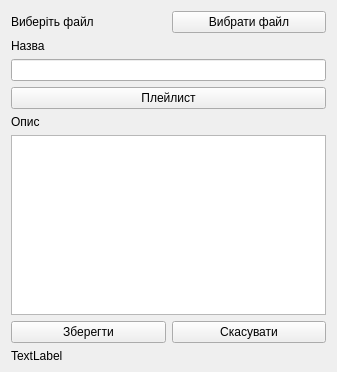
<?xml version="1.0" encoding="UTF-8"?>
<ui version="4.0">
 <class>Form</class>
 <widget class="QWidget" name="Form">
  <property name="geometry">
   <rect>
    <x>0</x>
    <y>0</y>
    <width>337</width>
    <height>372</height>
   </rect>
  </property>
  <property name="windowTitle">
   <string/>
  </property>
  <layout class="QVBoxLayout" name="verticalLayout_3">
   <property name="bottomMargin">
    <number>9</number>
   </property>
   <item>
    <layout class="QHBoxLayout" name="horizontalLayout">
     <item>
      <widget class="QLabel" name="file_name">
       <property name="text">
        <string>Виберіть файл</string>
       </property>
      </widget>
     </item>
     <item>
      <widget class="QPushButton" name="select_file">
       <property name="text">
        <string>Вибрати файл</string>
       </property>
      </widget>
     </item>
    </layout>
   </item>
   <item>
    <layout class="QVBoxLayout" name="verticalLayout">
     <item>
      <widget class="QLabel" name="label_2">
       <property name="text">
        <string>Назва</string>
       </property>
      </widget>
     </item>
     <item>
      <widget class="QLineEdit" name="title"/>
     </item>
    </layout>
   </item>
   <item>
    <widget class="QPushButton" name="select_playlist">
     <property name="text">
      <string>Плейлист</string>
     </property>
    </widget>
   </item>
   <item>
    <layout class="QVBoxLayout" name="verticalLayout_2">
     <item>
      <widget class="QLabel" name="label_3">
       <property name="text">
        <string>Опис</string>
       </property>
      </widget>
     </item>
     <item>
      <widget class="QTextEdit" name="description"/>
     </item>
    </layout>
   </item>
   <item>
    <layout class="QHBoxLayout" name="horizontalLayout_2">
     <item>
      <widget class="QPushButton" name="save">
       <property name="text">
        <string>Зберегти</string>
       </property>
      </widget>
     </item>
     <item>
      <widget class="QPushButton" name="cancel">
       <property name="text">
        <string>Скасувати</string>
       </property>
      </widget>
     </item>
    </layout>
   </item>
   <item>
    <widget class="QLabel" name="error_label">
     <property name="text">
      <string>TextLabel</string>
     </property>
    </widget>
   </item>
  </layout>
 </widget>
 <resources/>
 <connections/>
</ui>
